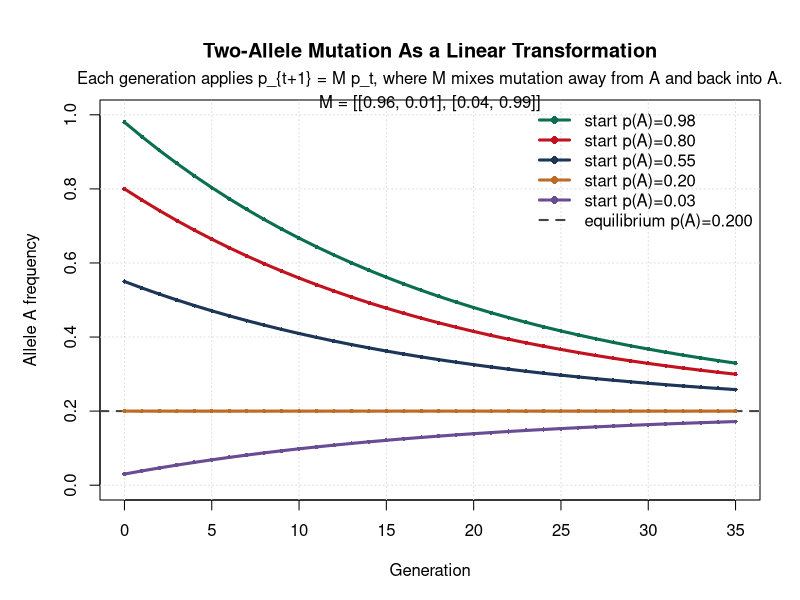
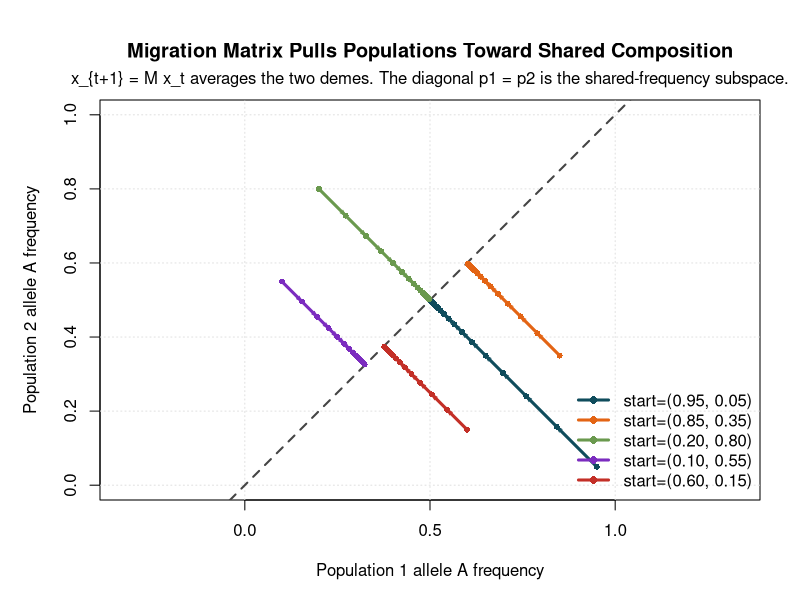
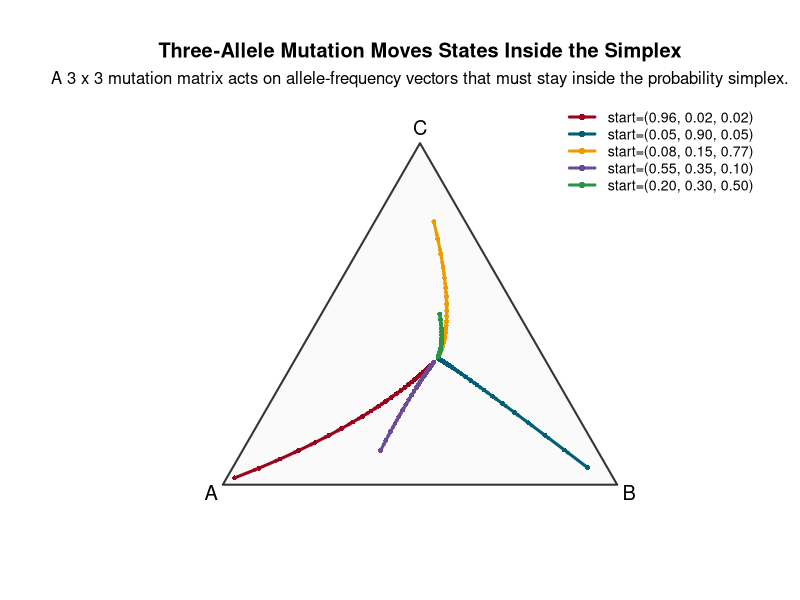
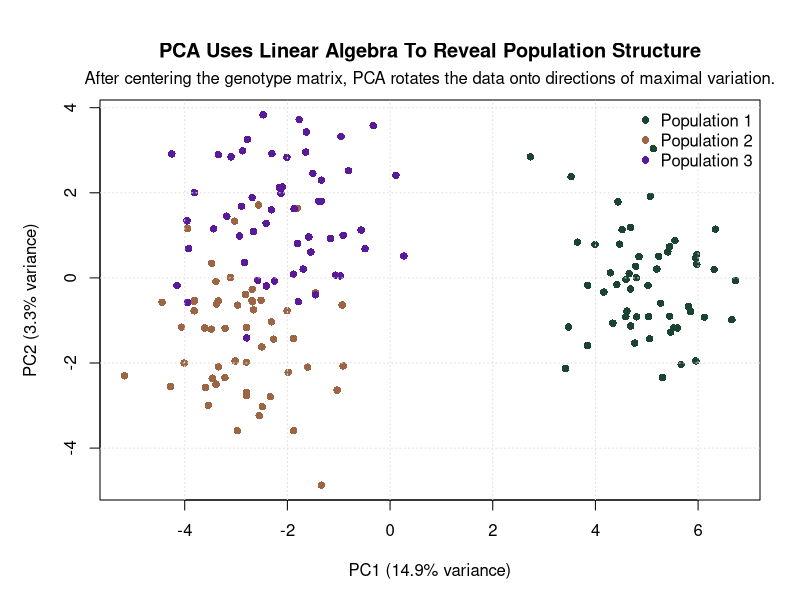

These figures' R source, in order:
args <- commandArgs(trailingOnly = FALSE)
file_arg <- "--file="
script_path <- sub(file_arg, "", args[grep(file_arg, args)])

if (length(script_path) == 0) {
  stop("Run this file with Rscript so the script location can be detected.")
}

project_root <- normalizePath(file.path(dirname(script_path), ".."), winslash = "/")
output_dir <- file.path(project_root, "outputs")
dir.create(output_dir, showWarnings = FALSE, recursive = TRUE)

triangle_height <- sqrt(3) / 2

to_xy <- function(probabilities) {
  x <- probabilities[2] + 0.5 * probabilities[3]
  y <- triangle_height * probabilities[3]
  c(x, y)
}

iterate_linear_system <- function(transition_matrix, initial_state, steps) {
  path <- matrix(0, nrow = steps + 1, ncol = length(initial_state))
  path[1, ] <- initial_state

  for (step in seq_len(steps)) {
    path[step + 1, ] <- transition_matrix %*% path[step, ]
  }

  path
}

plot_mutation_dynamics <- function() {
  u <- 0.04
  v <- 0.01
  mutation_matrix <- matrix(c(1 - u, v,
                              u, 1 - v),
                            nrow = 2,
                            byrow = TRUE)

  initial_a <- c(0.98, 0.8, 0.55, 0.2, 0.03)
  generations <- 35
  equilibrium_a <- v / (u + v)
  colors <- c("#0B6E4F", "#C1121F", "#1D3557", "#BC6C25", "#6A4C93")

  png(file.path(output_dir, "01_mutation_two_allele.png"), width = 1100, height = 700)
  par(mar = c(5, 5, 5, 2))

  plot(c(0, generations), c(0, 1),
       type = "n",
       xlab = "Generation",
       ylab = "Allele A frequency",
       main = "Two-Allele Mutation As a Linear Transformation")

  grid(col = "#DDDDDD")
  abline(h = equilibrium_a, lty = 2, lwd = 2, col = "#444444")

  for (index in seq_along(initial_a)) {
    initial_state <- c(initial_a[index], 1 - initial_a[index])
    path <- iterate_linear_system(mutation_matrix, initial_state, generations)
    lines(0:generations, path[, 1], lwd = 3, col = colors[index])
    points(0:generations, path[, 1], pch = 16, cex = 0.55, col = colors[index])
  }

  legend("topright",
         legend = c(sprintf("start p(A)=%.2f", initial_a),
                    sprintf("equilibrium p(A)=%.3f", equilibrium_a)),
         col = c(colors, "#444444"),
         lty = c(rep(1, length(colors)), 2),
         lwd = c(rep(3, length(colors)), 2),
         pch = c(rep(16, length(colors)), NA),
         bty = "n")

  mtext("Each generation applies p_{t+1} = M p_t, where M mixes mutation away from A and back into A.", side = 3, line = 0.6)
  mtext(sprintf("M = [[%.2f, %.2f], [%.2f, %.2f]]", 1 - u, v, u, 1 - v), side = 3, line = -0.6)
  dev.off()
}

plot_migration_dynamics <- function() {
  migration_rate <- 0.12
  migration_matrix <- matrix(c(1 - migration_rate, migration_rate,
                               migration_rate, 1 - migration_rate),
                             nrow = 2,
                             byrow = TRUE)

  initial_states <- rbind(
    c(0.95, 0.05),
    c(0.85, 0.35),
    c(0.20, 0.80),
    c(0.10, 0.55),
    c(0.60, 0.15)
  )
  generations <- 18
  colors <- c("#0F4C5C", "#E36414", "#6A994E", "#7B2CBF", "#C32F27")

  png(file.path(output_dir, "02_migration_two_deme.png"), width = 850, height = 850)
  par(mar = c(5, 5, 5, 2))

  plot(c(0, 1), c(0, 1),
       type = "n",
       xlab = "Population 1 allele A frequency",
       ylab = "Population 2 allele A frequency",
       main = "Migration Matrix Pulls Populations Toward Shared Composition",
       asp = 1)

  grid(col = "#E0E0E0")
  abline(a = 0, b = 1, lty = 2, lwd = 2, col = "#444444")

  for (index in seq_len(nrow(initial_states))) {
    path <- iterate_linear_system(migration_matrix, initial_states[index, ], generations)
    lines(path[, 1], path[, 2], col = colors[index], lwd = 3)
    points(path[, 1], path[, 2], pch = 16, cex = 0.8, col = colors[index])
    arrows(path[-nrow(path), 1], path[-nrow(path), 2],
           path[-1, 1], path[-1, 2],
           length = 0.06, angle = 18, col = colors[index])
  }

  legend("bottomright",
         legend = apply(initial_states, 1, function(state) sprintf("start=(%.2f, %.2f)", state[1], state[2])),
         col = colors,
         lwd = 3,
         pch = 16,
         bty = "n")

  mtext("x_{t+1} = M x_t averages the two demes. The diagonal p1 = p2 is the shared-frequency subspace.", side = 3, line = 0.6)
  dev.off()
}

plot_three_allele_simplex <- function() {
  mutation_matrix <- matrix(c(0.92, 0.04, 0.02,
                              0.05, 0.90, 0.06,
                              0.03, 0.06, 0.92),
                            nrow = 3,
                            byrow = TRUE)

  initial_states <- rbind(
    c(0.96, 0.02, 0.02),
    c(0.05, 0.90, 0.05),
    c(0.08, 0.15, 0.77),
    c(0.55, 0.35, 0.10),
    c(0.20, 0.30, 0.50)
  )
  generations <- 28
  colors <- c("#9A031E", "#005F73", "#EE9B00", "#6A4C93", "#2B9348")

  vertex_a <- c(0, 0)
  vertex_b <- c(1, 0)
  vertex_c <- c(0.5, triangle_height)

  png(file.path(output_dir, "03_three_allele_simplex.png"), width = 900, height = 850)
  par(mar = c(4, 4, 5, 2))

  plot(c(-0.05, 1.05), c(-0.05, triangle_height + 0.07),
       type = "n",
       axes = FALSE,
       xlab = "",
       ylab = "",
       main = "Three-Allele Mutation Moves States Inside the Simplex",
       asp = 1)

  polygon(c(vertex_a[1], vertex_b[1], vertex_c[1]),
          c(vertex_a[2], vertex_b[2], vertex_c[2]),
          border = "#333333",
          lwd = 2,
          col = "#FAFAFA")

  text(vertex_a[1] - 0.03, vertex_a[2] - 0.02, "A", cex = 1.2)
  text(vertex_b[1] + 0.03, vertex_b[2] - 0.02, "B", cex = 1.2)
  text(vertex_c[1], vertex_c[2] + 0.04, "C", cex = 1.2)

  for (index in seq_len(nrow(initial_states))) {
    path <- iterate_linear_system(mutation_matrix, initial_states[index, ], generations)
    xy_path <- t(apply(path, 1, to_xy))
    lines(xy_path[, 1], xy_path[, 2], lwd = 3, col = colors[index])
    points(xy_path[, 1], xy_path[, 2], pch = 16, cex = 0.65, col = colors[index])
    arrows(xy_path[-nrow(xy_path), 1], xy_path[-nrow(xy_path), 2],
           xy_path[-1, 1], xy_path[-1, 2],
           length = 0.05, angle = 18, col = colors[index])
  }

  legend("topright",
         legend = apply(initial_states, 1, function(state) sprintf("start=(%.2f, %.2f, %.2f)", state[1], state[2], state[3])),
         col = colors,
         lwd = 3,
         pch = 16,
         cex = 0.85,
         bty = "n")

  mtext("A 3 x 3 mutation matrix acts on allele-frequency vectors that must stay inside the probability simplex.", side = 3, line = 0.6)
  dev.off()
}

plot_population_structure_pca <- function() {
  set.seed(7)

  snp_count <- 90
  individuals_per_group <- 55
  group_means <- list(
    seq(0.15, 0.35, length.out = snp_count),
    seq(0.45, 0.65, length.out = snp_count),
    seq(0.20, 0.75, length.out = snp_count)^0.9
  )

  simulate_group <- function(probabilities) {
    samples <- matrix(0, nrow = individuals_per_group, ncol = snp_count)

    for (snp in seq_len(snp_count)) {
      samples[, snp] <- rbinom(individuals_per_group, size = 2, prob = probabilities[snp])
    }

    samples
  }

  group_data <- lapply(group_means, simulate_group)
  genotype_matrix <- do.call(rbind, group_data)
  labels <- factor(rep(c("Population 1", "Population 2", "Population 3"), each = individuals_per_group))
  colors <- c("#1B4332", "#9C6644", "#5A189A")

  pca <- prcomp(genotype_matrix, center = TRUE, scale. = TRUE)
  variance_explained <- 100 * (pca$sdev^2 / sum(pca$sdev^2))

  png(file.path(output_dir, "04_population_structure_pca.png"), width = 950, height = 760)
  par(mar = c(5, 5, 5, 2))

  plot(pca$x[, 1], pca$x[, 2],
       col = colors[labels],
       pch = 16,
       cex = 1,
       xlab = sprintf("PC1 (%.1f%% variance)", variance_explained[1]),
       ylab = sprintf("PC2 (%.1f%% variance)", variance_explained[2]),
       main = "PCA Uses Linear Algebra To Reveal Population Structure")

  grid(col = "#E0E0E0")
  legend("topright",
         legend = levels(labels),
         col = colors,
         pch = 16,
         bty = "n")

  mtext("After centering the genotype matrix, PCA rotates the data onto directions of maximal variation.", side = 3, line = 0.6)
  dev.off()
}

plot_mutation_dynamics()
plot_migration_dynamics()
plot_three_allele_simplex()
plot_population_structure_pca()

message("Created plots in: ", output_dir)
